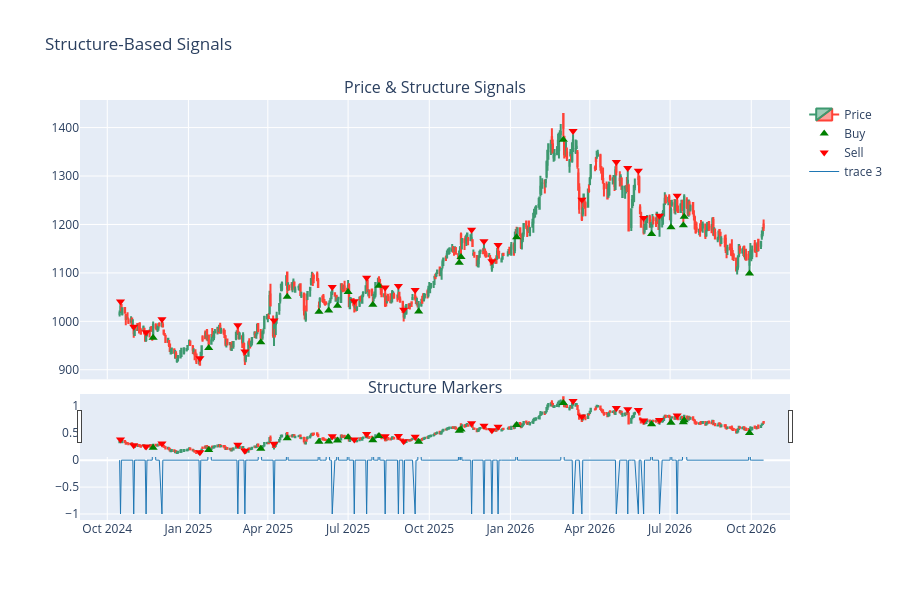

Notebook code cell kept with this figure:
### Markdown cell above
## 5. Structure-Based Strategy

Buy on HH+HL (bullish structure), sell on LL+LH (bearish structure).

### Code cell
def signal_structure(df: pd.DataFrame):
    hh = df["ta_hh"].fillna(0).astype(int)
    hl = df["ta_hl"].fillna(0).astype(int)
    ll = df["ta_ll"].fillna(0).astype(int)
    lh = df["ta_lh"].fillna(0).astype(int)

    entry = (hh == 1) | (hl == 1)
    exit_ = (ll == 1) | (lh == 1)
    return entry.astype(int), exit_.astype(int) * -1


entry_struct, exit_struct = signal_structure(df)
print(f"Structure signals: {entry_struct.sum()} entries, {abs(exit_struct).sum()} exits")

# Visualize structure signals
df_struct = df.copy()
df_struct["signal"] = entry_struct.astype(int) - exit_struct.abs().astype(int)
fig = make_subplots(rows=2, cols=1, shared_xaxes=True, vertical_spacing=0.05,
                    row_heights=[0.7, 0.3], subplot_titles=["Price & Structure Signals", "Structure Markers"])
fig.add_trace(go.Candlestick(x=df.index, open=df["Open"], high=df["High"],
                             low=df["Low"], close=df["Close"], name="Price"), row=1, col=1)
# Mark buy signals
buy_mask = entry_struct.astype(bool)
fig.add_trace(go.Scatter(x=df.loc[buy_mask].index, y=df.loc[buy_mask, "Low"] * 0.995,
                         mode="markers", marker=dict(symbol="triangle-up", size=8, color="green"),
                         name="Buy"), row=1, col=1)
# Mark sell signals
sell_mask = (exit_struct.abs().astype(bool))
fig.add_trace(go.Scatter(x=df.loc[sell_mask].index, y=df.loc[sell_mask, "High"] * 1.005,
                         mode="markers", marker=dict(symbol="triangle-down", size=8, color="red"),
                         name="Sell"), row=1, col=1)
fig.add_trace(go.Scatter(x=df.index, y=df_struct["signal"], line=dict(color="#1f77b4", width=1)), row=2, col=1)
fig.update_layout(height=600, title="Structure-Based Signals", showlegend=True)
display(fig)

### Figure 1 — Plotly figure (JSON) as saved in the notebook; plotly's stock layout.template omitted (floating-point values rounded to 4 significant figures; data arrays with more than 128 entries replaced by an {"elided": "..."} marker saying what was removed)
{"data": [{"close": {"elided": "507 float values"}, "high": {"elided": "507 float values"}, "low": {"elided": "507 float values"}, "name": "Price", "open": {"elided": "507 float values"}, "type": "candlestick", "x": {"elided": "507 str values"}, "xaxis": "x", "yaxis": "y"}, {"marker": {"color": "green", "size": 8, "symbol": "triangle-up"}, "mode": "markers", "name": "Buy", "type": "scatter", "x": ["2024-11-22T00:00:00.000000", "2025-01-24T00:00:00.000000", "2025-03-24T00:00:00.000000", "2025-04-23T00:00:00.000000", "2025-05-29T00:00:00.000000", "2025-06-09T00:00:00.000000", "2025-06-19T00:00:00.000000", "2025-07-01T00:00:00.000000", "2025-07-29T00:00:00.000000", "2025-08-05T00:00:00.000000", "2025-09-19T00:00:00.000000", "2025-11-04T00:00:00.000000", "2025-11-06T00:00:00.000000", "2026-01-08T00:00:00.000000", "2026-03-02T00:00:00.000000", "2026-06-10T00:00:00.000000", "2026-07-02T00:00:00.000000", "2026-07-16T00:00:00.000000", "2026-07-17T00:00:00.000000", "2026-09-29T00:00:00.000000"], "xaxis": "x", "y": [965.9, 945.0, 956.9, 1051.0, 1020.0, 1022.0, 1032.0, 1061.0, 1034.0, 1074.0, 1020.0, 1121.0, 1133.0, 1174.0, 1375.0, 1181.0, 1194.0, 1198.0, 1216.0, 1099.0], "yaxis": "y"}, {"marker": {"color": "red", "size": 8, "symbol": "triangle-down"}, "mode": "markers", "name": "Sell", "type": "scatter", "x": ["2024-10-16T00:00:00.000000", "2024-10-31T00:00:00.000000", "2024-11-14T00:00:00.000000", "2024-12-02T00:00:00.000000", "2025-01-14T00:00:00.000000", "2025-02-26T00:00:00.000000", "2025-03-06T00:00:00.000000", "2025-04-08T00:00:00.000000", "2025-06-13T00:00:00.000000", "2025-07-08T00:00:00.000000", "2025-07-22T00:00:00.000000", "2025-08-12T00:00:00.000000", "2025-08-27T00:00:00.000000", "2025-09-02T00:00:00.000000", "2025-09-15T00:00:00.000000", "2025-11-18T00:00:00.000000", "2025-12-02T00:00:00.000000", "2025-12-11T00:00:00.000000", "2025-12-18T00:00:00.000000", "2026-03-13T00:00:00.000000", "2026-03-23T00:00:00.000000", "2026-05-01T00:00:00.000000", "2026-05-14T00:00:00.000000", "2026-05-26T00:00:00.000000", "2026-06-01T00:00:00.000000", "2026-06-19T00:00:00.000000", "2026-07-09T00:00:00.000000"], "xaxis": "x", "y": [1041.0, 988.9, 977.2, 1004.0, 924.0, 992.1, 937.6, 1002.0, 1071.0, 1041.0, 1090.0, 1070.0, 1073.0, 1024.0, 1065.0, 1189.0, 1166.0, 1124.0, 1157.0, 1393.0, 1251.0, 1329.0, 1317.0, 1311.0, 1214.0, 1218.0, 1259.0], "yaxis": "y"}, {"line": {"color": "#1f77b4", "width": 1}, "type": "scatter", "x": {"elided": "507 str values"}, "xaxis": "x2", "y": {"elided": "507 int values"}, "yaxis": "y2"}], "layout": {"annotations": [{"font": {"size": 16}, "showarrow": false, "text": "Price & Structure Signals", "x": 0.5, "xanchor": "center", "xref": "paper", "y": 1.0, "yanchor": "bottom", "yref": "paper"}, {"font": {"size": 16}, "showarrow": false, "text": "Structure Markers", "x": 0.5, "xanchor": "center", "xref": "paper", "y": 0.285, "yanchor": "bottom", "yref": "paper"}], "height": 600, "showlegend": true, "title": {"text": "Structure-Based Signals"}, "xaxis": {"anchor": "y", "domain": [0, 1], "matches": "x2", "showticklabels": false}, "xaxis2": {"anchor": "y2", "domain": [0, 1]}, "yaxis": {"anchor": "x", "domain": [0.335, 1.0]}, "yaxis2": {"anchor": "x2", "domain": [0, 0.285]}}}
